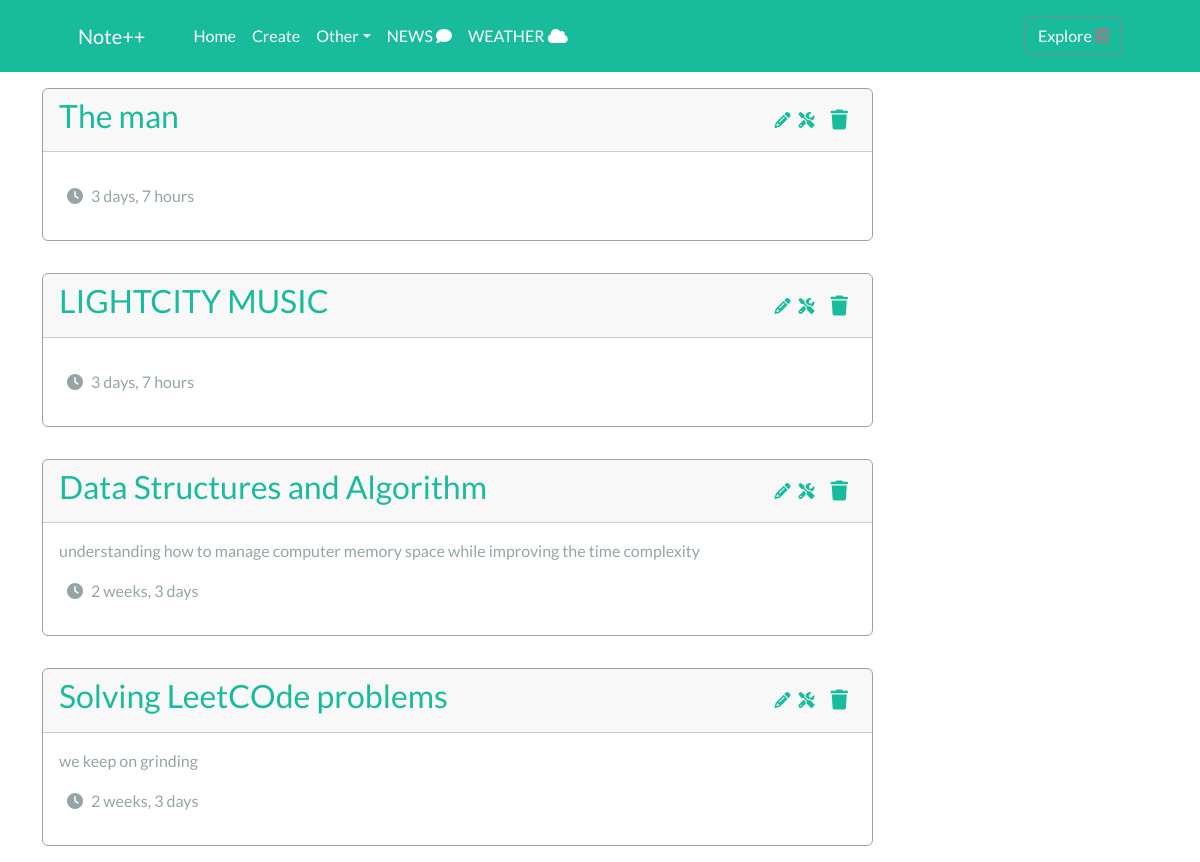
The page / (signed in) on the database as committed earlier.
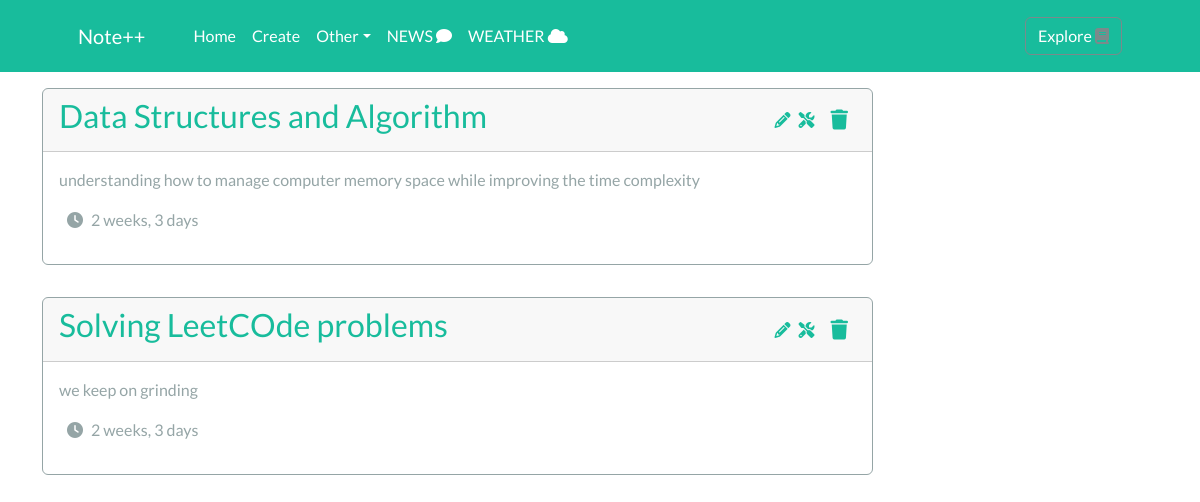
The same page on the database as committed later.
### core/models.py (models this page shows, shortened)
class Course(models.Model):
    title = models.CharField(max_length=200)
    description = models.TextField(null=True, blank=True)
    created = models.DateTimeField(auto_now_add=True)
    author = models.ForeignKey(User, on_delete=models.CASCADE)

### core/views.py (the view)
# urls.py: path('', Index, name='Index'),
@login_required
def Index(request):
    courses = Course.objects.filter(author=request.user).order_by('-created')# Retrieve Data from the Database
    context = {'courses':courses} # Pass retrieved data to the frontend
    return render(request, 'core/admin/index.html', context)

### core/templates/core/admin/index.html (shortened to what this page needs)
{% extends 'core/admin/base.html' %}
{% load static %}
    {% block content %}
    <div class="container">
        {% if courses %}
        <div class="row">
            <div class="col-md-9">
                {% for course in courses %}
                <div class="row mt-3">
                    <div class="col-lg-12">
                        <div class="card border-secondary mb-3">
                            <div class="card-header d-flex justify-content-between">
                                <div class="">
                                    <a style="text-decoration: none;" href="{% url 'CourseDetail' course.pk %}" class=""><h3>{{course.title}}</h3></a>
                                </div>
                                <div class="d-flex align-items-center">
                                <a href="{% url 'CreateNote' course.pk %}"><i class="fa fa-pencil"></i></a>
                                <a href="{% url 'UpdateCourse' course.pk %}"><i class="fa-solid fa-screwdriver-wrench m-2"></i></a>
                                <a href="{% url 'DeleteCourse' course.pk %}" data-bs-toggle="modal" data-bs-target="#exampleModal"><i style="font-size: 20px;"class="fa fa-trash m-2"></i></a>
                                </div>
                            </div>
                            <div class="card-body text-secondary">
                            <p class="card-tittle">{{course.description}}</p>
                            <p class=""><i class="fa fa-clock mx-2"></i>{{course.created|timesince}}</p>
                            </div>
                        </div>
                    </div>
                </div>
                {% endfor %}
            </div>
            <div class="col-md-3">
            </div>
        </div>
        {% endif %}
    </div>
    {% endblock %}

### core/templates/core/admin/base.html (shortened to what this page needs)
<!DOCTYPE html>
{% load static %}
<html lang="en">
<head>
    <link rel="stylesheet" href="{% static 'css/bootstrap.css' %}">
    <link rel="stylesheet" href="{% static 'css/landingpage.css' %}">
    <link rel="stylesheet" href="https://cdnjs.cloudflare.com/ajax/libs/font-awesome/6.6.0/css/all.min.css" />
</head>
<body class="mt-5 pt-4">
<nav class="navbar navbar-expand-lg navbar-dark bg-success fixed-top">
    <div class="container px-4 px-lg-5">
        <a class="navbar-brand" href="{% url 'Index' %}">Note<span>++</span></a>
        <div class="collapse navbar-collapse" id="navbarSupportedContent">
            <ul class="navbar-nav me-auto mb-2 mb-lg-0 ms-lg-4">
                <li class="nav-item active "><a class="nav-link" href="{% url 'Index' %}">Home</a></li>
                <li class="nav-item"><a class="nav-link" href="{% url 'CreateCourse' %}">Create</a></li>
                <li class="nav-item dropdown">
                    <a class="nav-link dropdown-toggle" id="navbarDropdown" href="#" role="button" data-bs-toggle="dropdown" aria-expanded="false">Other</a>
                </li>
                <li class="nav-item"><a class="nav-link" href="">NEWS <i class="fas fa-comment"></i></a></li>
                <li class="nav-item"><a class="nav-link" href="{% url 'WeatherAPI' %}">WEATHER <i class="fas fa-cloud"></i></a></li>
            </ul>
                <button class="btn btn-outline-dark" type="button" ><a href="#sidebar" class="text-decoration-none text-white" role="button" data-bs-toggle="offcanvas" data-bs-target="#sidebar" aria-controls="sidebar">Explore</a>
                    <i class="fa fa-book"></i>
                </button>
        </div>
    </div>
</nav>
<section>
    {% block content %}
    {% endblock %}
</section>
</body>
</html>

Rows that differ between the two databases and show on the page:
removed Course: title "The man", created "3 days, 7 hours"
removed Course: title "LIGHTCITY MUSIC", created "3 days, 7 hours"
